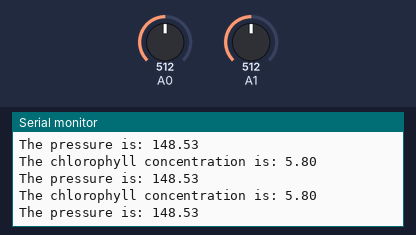
The sketch below on a simulated Arduino Uno, built with avr-gcc and run on an emulated ATmega328P. Shown: the last lines printed to the serial monitor. The inputs (shaded band) are chosen by the test bench; at power-on: A0 = 512, A1 = 512.

Above: at 1.2 s.
1.3 s: A0 set to 716
At 1.72 s:
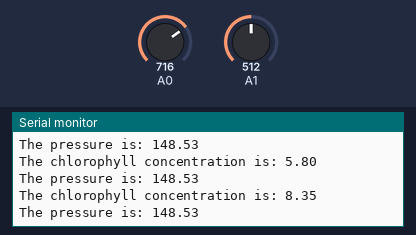
2.8 s: A1 set to 716
At 3.23 s:
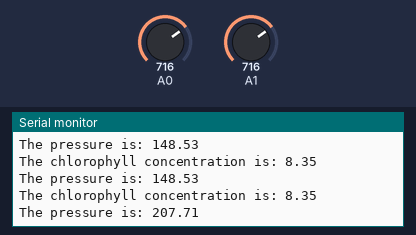
4.3 s: A0 set to 900
At 4.44 s:
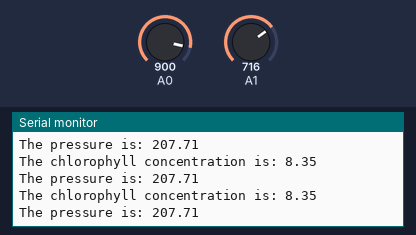
5.8 s: A1 set to 900
At 5.94 s:
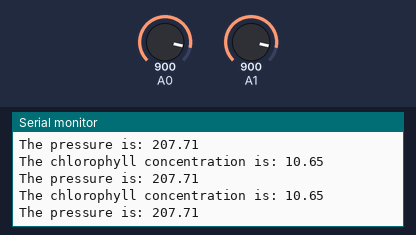
Timing chart, 0 to 8.3 s (numbered marks = the images above; inputs shaded):
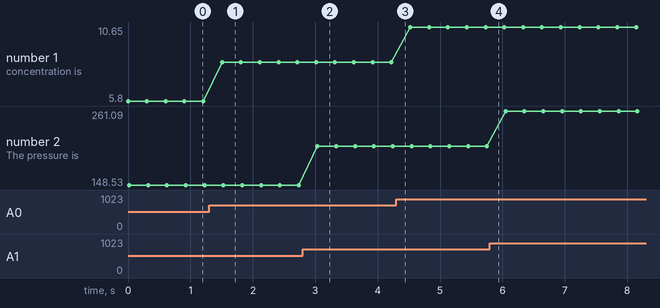

The sketch:

CHL_PSI_simultaneous.ino
```cpp
void setup() {
  // initialize serial communication at 9600 bits per second:
  Serial.begin(19200);
}

// the loop routine runs over and over again forever:
void loop() {
  int rawFluoroInput = analogRead(A0);
  int rawPressureInput = analogRead(A1);


  // convert the number of counts to chlorophyll conc:
  float CHL = 0.0125 * (rawFluoroInput - 48);
  //convert the raw analog data into PSI:
  float PSI = rawPressureInput * (.2901);

  Serial.print("The chlorophyll concentration is: ");
  Serial.println(CHL);
  Serial.print("The pressure is: ");
  Serial.println(PSI);
  delay(300);
}
```

Measured:
- after the input at 1.3 s, the serial monitor: prints a new line after 0.21 s (image 1)
- after the input at 2.8 s, the serial monitor: prints a new line after 0.24 s (image 2)
- plotted number 1: 5.8 → 8.35 after the input at 1.3 s, 8.35 → 10.65 after the input at 4.3 s
- plotted number 2: 148.53 → 207.71 after the input at 2.8 s, 207.71 → 261.09 after the input at 5.8 s
